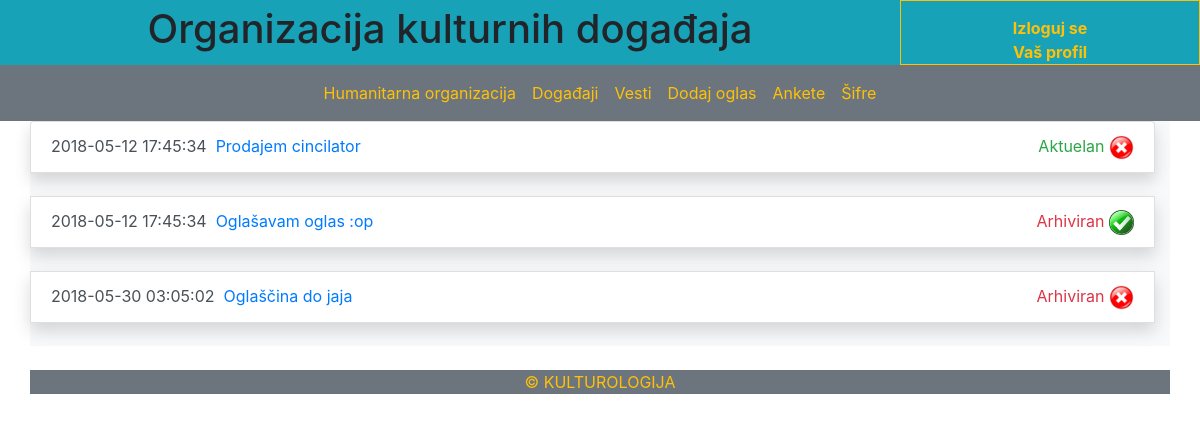
The app's page /organizacija/Ooglasi.php (signed in) with its own data.
### tables this page shows
CREATE TABLE `oglas` (
  `id_oglas` int(11) NOT NULL AUTO_INCREMENT,
  `naslov` varchar(45) NOT NULL,
  `tekst` varchar(1000) NOT NULL,
  `vreme_postavljanja` timestamp NOT NULL DEFAULT CURRENT_TIMESTAMP,
  `vreme_isticanja` timestamp NOT NULL DEFAULT '0000-00-00 00:00:00',
  `autor` varchar(45) NOT NULL,
  `organizacija_id_organizacija` int(11) NOT NULL,
  `brisanje` tinyint(1) DEFAULT '1',
  PRIMARY KEY (`id_oglas`),
  KEY `fk_oglas_organizacija1_idx` (`organizacija_id_organizacija`),
  CONSTRAINT `fk_oglas_organizacija1` FOREIGN KEY (`organizacija_id_organizacija`) REFERENCES `organizacija` (`id_organizacija`) ON DELETE NO ACTION ON UPDATE NO ACTION
);

### organizacija/Ooglasi.php (the view, shortened to what this page needs)
<?php
$link = mysqli_connect("localhost", "root", "", "kultura")
            or die ("Greška prilikom konekcije na bazu!");
mysqli_set_charset($link,"utf8");
$poruka = "";
$oglasi = mysqli_query($link, "SELECT * FROM oglas WHERE organizacija_id_organizacija = {$_SESSION['id_organizacija']} ORDER BY vreme_postavljanja ASC");
?>
<!DOCTYPE html>
<html>
<head>
<?php
    include_once "../moduli/bootstrapModul.php";
?>
</head>
<body>
    <div class="container-fluid bg-info">
        <div class="row">
            <h1 class="col-sm-9" style="display: flex; justify-content: center; align-items: center;">Organizacija kulturnih događaja</h1>
            <div class="col-sm-3 border border-warning" style="align-items: center; padding-top:15px">
                <a class="text-warning" style="display: flex; justify-content: center;" href="../logout.php"><b>Izloguj se</b></a>
                <a class="text-warning" style="display: flex; justify-content: center;" href="profil.php"><b>Vaš profil</b></a>
            </div>
        </div>
    </div>
<nav class="navbar navbar-expand-md bg-secondary navbar-dark sticky-top">
  <div class="collapse navbar-collapse" id="collapsibleNavbar">
    <ul class="navbar-nav align-content-center mx-auto">
        <li class="nav-item flex-fill">
                <a class="nav-link text-warning" href="organizacija.php"><?php echo $_SESSION['naziv_organizacije']; ?></a>
            </li>
            <li class="nav-item flex-fill">
                <a class="nav-link text-warning active" href="Odogadjaji.php">Događaji</a>
            </li>
            <li class="nav-item flex-fill">
                <a class="nav-link text-warning" href="Ovesti.php">Vesti</a>
            </li>
            <li class="nav-item flex-fill">
                <a class="nav-link text-warning" href="dodajOglas.php">Dodaj oglas</a>
            </li>
            <li class="nav-item flex-fill">
                <a class="nav-link text-warning" href="Oankete.php">Ankete</a>
            </li>
            <li class="nav-item flex-fill">
                <a class="nav-link text-warning" href="Osifra.php">Šifre</a>
            </li>
    </ul>
  </div>
</nav>
<div class="container list-group bg-light">
<?php
if($poruka){
    echo $poruka;
} else {
    while($oglas = mysqli_fetch_array($oglasi)){
        if($oglas['vreme_isticanja'] < date("Y-m-d h:i:s")){
            $arhiva = "<div class='ml-auto text-danger'>Arhiviran</div>";
        } else {
            $arhiva = "<div class='ml-auto text-success'>Aktuelan</div>";
        }
        if($oglas['brisanje'] == 1){
            $brisanje = '<div id="one"><a href="zatraziBrisanje.php?id_oglas='.$oglas['id_oglas'].'"><img style="width:25px" src="../slike/obrisi.png"><div id="two">Zatraži brisanje</div></a></div>';
        } elseif($oglas['brisanje'] == 0){
            $brisanje = '<div id="one"><img style="width:25px" src="../slike/tacno.png"><div id="two">Čeka se brisanje od administratora</div></a></div>';
        } else {
            $brisanje = '<div id="one"><img style="width:25px" src="../slike/uzvicnik.png"><div id="two">Došlo je do greške!</div></a></div>';
        }
        echo "<div class='list-group-item list-group-item-action shadow'><div class='d-flex'>" . $oglas['vreme_postavljanja']." &nbsp; <a href='OoglasVise.php?id=" . $oglas['id_oglas'] . "'>" . $oglas['naslov']."</a>" . $arhiva. " &nbsp;" . $brisanje."</div></div><br/>";
    }
}
?>
</div>
<?php
    include_once "../moduli/footerModul.php";
?>
</body>
</html>

### organizacija/Ooglasi.php (style rules this page uses)
#one { position:relative; display:block; }

### records on screen
oglas: vreme_postavljanja "2018-05-12 17:45:34", naslov "Prodajem cincilator", shows "Aktuelan"
oglas: vreme_postavljanja "2018-05-12 17:45:34", naslov "Oglašavam oglas :op", shows "Arhiviran", brisanje 0 (drawn)
oglas: vreme_postavljanja "2018-05-30 03:05:02", naslov "Oglaščina do jaja", shows "Arhiviran"

### other values on screen
$_SESSION['naziv_organizacije'] "Humanitarna organizacija"
